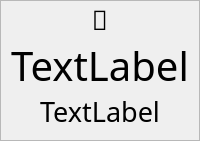
<?xml version="1.0" encoding="UTF-8"?>
<ui version="4.0">
 <class>conditions</class>
 <widget class="QFrame" name="conditions">
  <property name="windowTitle">
   <string>Frame</string>
  </property>
  <property name="frameShape">
   <enum>QFrame::StyledPanel</enum>
  </property>
  <property name="frameShadow">
   <enum>QFrame::Raised</enum>
  </property>
  <layout class="QVBoxLayout" name="verticalLayout_2">
   <property name="spacing">
    <number>0</number>
   </property>
   <property name="leftMargin">
    <number>0</number>
   </property>
   <property name="topMargin">
    <number>0</number>
   </property>
   <property name="rightMargin">
    <number>0</number>
   </property>
   <property name="bottomMargin">
    <number>10</number>
   </property>
   <item>
	   <widget class="QLabel" name="glyphLabel">
		   <property name="sizePolicy">
			   <sizepolicy hsizetype="Minimum" vsizetype="Minimum">
				   <horstretch>0</horstretch>
				   <verstretch>0</verstretch>
			   </sizepolicy>
		   </property>
		   <property name="font">
			   <font>
				   <family>Weather Icons</family>
				   <pointsize>20</pointsize>
			   </font>
		   </property>
		   <property name="layoutDirection">
			   <enum>Qt::LeftToRight</enum>
		   </property>
		   <property name="text">
			   <string></string>
		   </property>
		   <property name="alignment">
			   <set>Qt::AlignHCenter|Qt::AlignTop</set>
		   </property>
	   </widget>
   </item>
	  <item>
		  <widget class="QLabel" name="currentConditionLabel">
			  <property name="sizePolicy">
				  <sizepolicy hsizetype="Preferred" vsizetype="Preferred">
					  <horstretch>0</horstretch>
					  <verstretch>0</verstretch>
				  </sizepolicy>
			  </property>
			  <property name="font">
				  <font>
					  <family>SF Compact Rounded</family>
					  <pointsize>30</pointsize>
				  </font>
			  </property>
			  <property name="text">
				  <string>TextLabel</string>
			  </property>
			  <property name="alignment">
				  <set>Qt::AlignCenter</set>
			  </property>
		  </widget>
	  </item>
	  <item>
		  <widget class="QLabel" name="forecastStringLabel">
			  <property name="font">
				  <font>
					  <family>SF Compact Rounded</family>
					  <pointsize>20</pointsize>
				  </font>
			  </property>
			  <property name="text">
				  <string>TextLabel</string>
			  </property>
			  <property name="alignment">
				  <set>Qt::AlignCenter</set>
			  </property>
		  </widget>
	  </item>
  </layout>
 </widget>
 <resources/>
 <connections/>
</ui>
